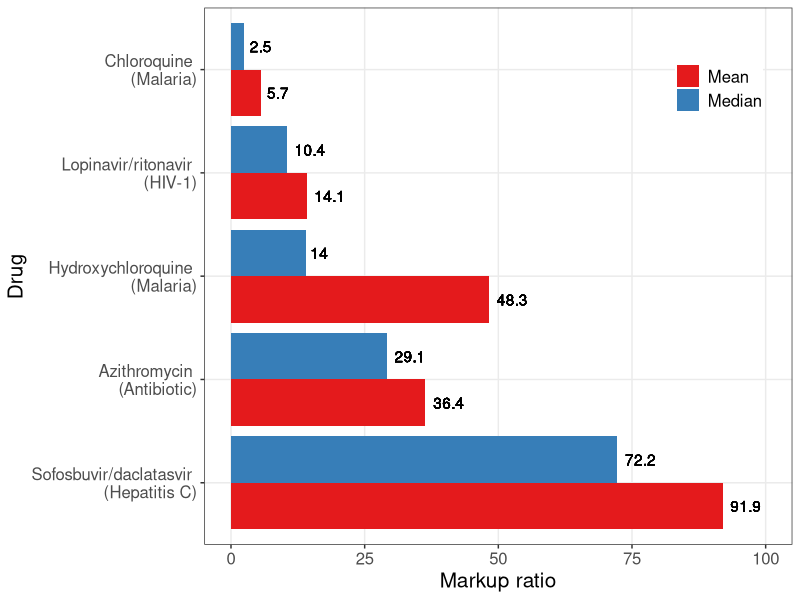
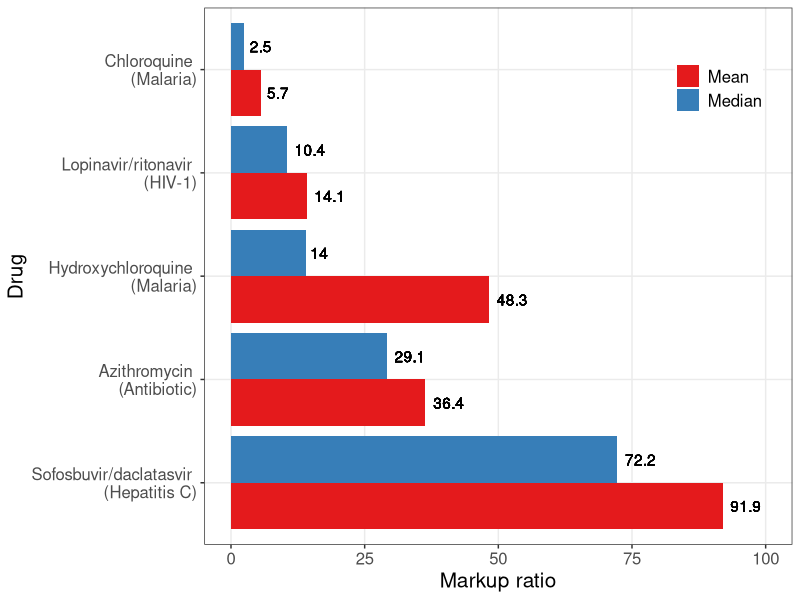

R code for these plots, in order:
#' Scott Cohn
#' Markup Ratio Analysis
#' Paper: Minimum costs to manufacture new treatments for COVID-19
#' Authors: Andrew Hill, Junzheng Wang, Jacob Levi, Katie Heath, Joseph Fortunak
#' Journal: Journal of Virus Eradication 2020

# NOTE: List price (rounded to nearest USD$)

library(tidyverse)
library(plyr)

# Functions ---------------------------------------------------------------

estMarkup <- function(preTaxCost, tax, convRate){
  costAll = preTaxCost + (preTaxCost*convRate) + (preTaxCost*convRate*tax)
  
  return(costAll)
}

markupRatioFunc <- function(p, c){
  (p - c) / c
}

avg <- function(x) {
  c(mean = mean(x), median = median(x))
}

# Bowles Estimate ---------------------------------------------------------

tax = 0.27
preTaxCost = 18.01
convRate = 0.1

c_star = estMarkup(preTaxCost, tax, convRate)
print(c_star)

# Data Input --------------------------------------------------------------

## Lopinavir/ritonavir (lopRi)
# 14-day treatment course (400 mg once daily)

lopRi <- tibble(
  "drugID" = 1,
  "country" = c("USA_pharm", "USA_va", "SWE", "TUR", "GBR", "FRA", "IND", "CHN", "ZAF", "gloFund"),
  "cost_lopRi" = c(503, 349, 172, 149, 144, 97, 40, 17, 15, 9),
)

## Hydroxychloroquine (hyd)
# 14-day treatment course (400 mg once daily)

hyd <- tibble(
  "drugID" = 2,
  "country" = c("CHN", "USA_pharm", "MYS", "France", "GBR", "SWE", "BGD", "TUR", "USA_va", "IND"),
  "cost_hyd" = c(19, 18, 7, 5, 4, 3, 3, 3, 3, 2)
)

## Chloroquine (chl)
# 14-day treatment course (155 mg once daily)

chl <- tibble(
  "drugID" = 3,
  "country" = c("USA_pharm", "GBR", "CHN", "ZAF", "SWE", "MYS", "IND", "BGD"),
  "cost_chl" = c(93, 8, 5, 5, 4, 2, 1, 0.2)
)

## Azithromycin (azi)
# 14-day treatment course (500 mg once daily)

azi <- tibble(
  "drugID" = 4,
  "country" = c("USA_pharm", "FRA", "ZAF", "BRA", "USA_va", "SWE", "MYS", "GBR", "CHN", "BGD", "IND"),
  "cost_avi" = c(63, 44, 35, 19, 17, 16, 11, 11, 7, 5, 5)
)

## Sofosbuvir/daclatasvir (sofDa)
# 14-day treatment course (400/60 mg once daily)

sofDa <- tibble(
  "drugID" = 5,
  "country" = c("USA_va", "GBR", "FRA", "BRA", "BGD", "IND", "PAK"),
  "cost_sofDa" = c(18610, 7632, 4662, 4289, 166, 7, 6)
)

## Pirfenidone (pirf)
# 28-day treatment course (801 mg three times daily)

pirf <- tibble(
  "drugID" = 6,
  "country" = c("USA_pharm", "USA_va", "GBR", "ZAF", "FRA", "SWE", "TUR", "CHN", "BGD", "IND"),
  "cost_pirf" = c(9606, 6513, 2561, 2490, 2344, 2196, 1499, 1379, 124, 100)
)

## Tocilizumab (toc)
# Single IV dose (560 mg)

toc <- tibble(
  "drugID" = 7,
  "country" = c("USA_pharm", "CHN", "USA_va", "GBR", "IND", "BGD", "TUR", "EGY", "ZAF", "PAK"),
  "cost_toc" = c(3383, 1950, 1948, 914, 806, 690, 650, 606, 566, 510)
)

## General Estimates
# Single course
genEst <- tibble(
  "drugID" = seq(1:7),
  "drugName" = c("Lopinavir/ritonavir", "Hydroxychloroquine", "Chloroquine", "Azithromycin", "Sofosbuvir/daclatasvir", "Pirfenidone", "Tocilizumab"),
  "cost_genEst" = c(4, 1, 0.3, 1.4, 5, 31, NA)
)

## Combine Dataframes

df <- as_tibble(join_all(list(azi, chl, hyd, lopRi, pirf, sofDa, toc), 
  by = c('country', 'drugID'), type = 'full')
)

dfCost <- left_join(df, genEst, "drugID") %>% 
  gather(3:9, key = "drugKey", value = "drugCostByCountry") %>% 
  drop_na("drugCostByCountry") %>% 
  drop_na("cost_genEst") %>% 
  select("drugID", "drugName", "country", "cost_genEst", "drugCostByCountry")

# Markup ------------------------------------------------------------------

# cbind markup ratio
dfCost <- dfCost  %>% 
  cbind(markupRatio = round(markupRatioFunc(p = dfCost[['drugCostByCountry']], c = dfCost[['cost_genEst']]), digits = 2)) 

# find averages 
dfCostAvg <- as_tibble(cbind(drugID = unique(dfCost$drugID), 
  do.call(rbind, tapply(dfCost$markupRatio, dfCost$drugID, avg))))

# left join averages with dfCost by drugID
dfCostAvg <- left_join(dfCostAvg, dfCost, by = "drugID") %>% 
  gather(2:3, key = "avgType", value = "avgVal")

# Visual ------------------------------------------------------------------

# avg markup by drug across ALL countries

drugNames <- c("Sofosbuvir/daclatasvir", "Azithromycin", "Hydroxychloroquine", "Lopinavir/ritonavir", "Chloroquine")
drugNameDisease <- c("Sofosbuvir/daclatasvir \n (Hepatitis C)", 
                     "Azithromycin \n (Antibiotic)", 
                     "Hydroxychloroquine \n (Malaria)", 
                     "Lopinavir/ritonavir \n (HIV-1)", 
                     "Chloroquine \n (Malaria)")

dfCostAvg %>% 
  filter(drugID != 6) %>%
  mutate(drugName = factor(drugName, levels = drugNames)) %>%
  ggplot(aes(x = factor(drugName), y = avgVal, fill = avgType)) +
  geom_bar(stat = "identity", position = "dodge") +
  # scale_x_discrete(labels = str_wrap(drugNameDisease, width = 15)) + # auto-wrap (cluttered)
  scale_x_discrete(label = drugNameDisease) +
  scale_y_continuous(limits = c(0, 100)) +
  scale_fill_brewer(name = "", labels = c("Mean", "Median"), palette = "Set1") +
  labs(y = "Markup ratio", x = "Drug") +
  coord_flip() +
  geom_text(aes(label = round(avgVal, 1)), position = position_dodge(width = 0.9), hjust = -0.25) +
  theme_bw() +
  theme(legend.title = element_blank(),
        panel.grid.minor = element_blank(),
        text = element_text(size = 15),
        legend.position = c(.875, .85),
        legend.margin = margin(1, 1, 1, 1)) 

ggsave("avgMarkupAllCountries.pdf", width = 6, height = 3, units = "in")

# # markup by country
# dfCostAvg %>% 
#   filter(country == "USA_pharm") %>%
#   ggplot(aes(x = factor(drugName), y = markupRatio, fill = drugName)) +
#   geom_bar(stat = "identity", position = "dodge") + 
#   coord_flip() +
#   scale_fill_brewer(palette = "Set1") +
#   theme_bw()
# 
# ggsave("markupUSA_pharm.pdf", width = 6, height = 3, units = "in")
# 
# dfCostAvg %>% 
#   filter(country == "ZAF") %>%
#   ggplot(aes(x = factor(drugName), y = markupRatio, fill = drugName)) +
#   geom_bar(stat = "identity", position = "dodge") + 
#   coord_flip() +
#   scale_fill_brewer(palette = "Set1") +
#   theme_bw()
# 
# ggsave("markupZAF.pdf", width = 6, height = 3, units = "in")
